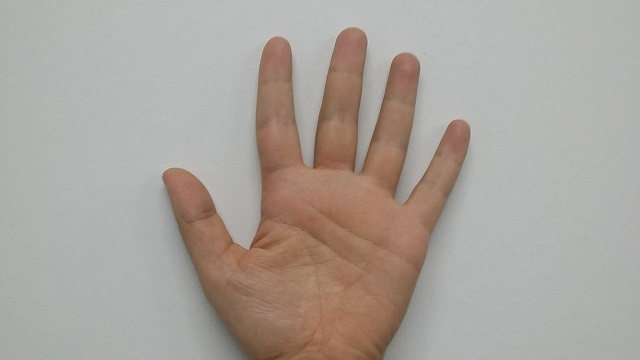
#> input picture python/data/hand.jpg, 640 x 360 px, found by its file name
$ python 0714.py
#> lines starting #> are read from the running program, lines starting #| are printed output that depends on the picture; long printed decimals are rounded
# 0714.py
import cv2
import numpy as np
#1
src = cv2.imread('python/data/hand.jpg')
#> src is the input picture: shape (360, 640, 3); mean B, G, R 155.8, 162.5, 170.2
##src = cv2.imread('./data/flower.jpg')
hsv = cv2.cvtColor(src, cv2.COLOR_BGR2HSV)
#> hsv: shape (360, 640, 3); mean H, S, V 47.8, 27.2, 171.6

data = src.reshape((-1,3)).astype(np.float32)
##data = hsv.reshape((-1,3)).astype(np.float32)

#2
K = 2
term_crit=(cv2.TERM_CRITERIA_EPS+cv2.TERM_CRITERIA_MAX_ITER, 10, 1.0)
ret, labels, centers = cv2.kmeans(data, K, None, term_crit, 5,
                                  cv2.KMEANS_RANDOM_CENTERS)
#> ret = 62989312.6; centers = [[177, 179.1, 177.4], [92.9, 113.4, 148.8]]
print('centers.shape=', centers.shape)
#| centers.shape= (2, 3)
print('labels.shape=', labels.shape)
#| labels.shape= (230400, 1)
print('ret=', ret)
#| ret= 62989312.601

#3
centers = np.uint8(centers)
#> centers = [[177, 179, 177], [92, 113, 148]]
res   = centers[labels.flatten()]
dst  = res.reshape(src.shape)
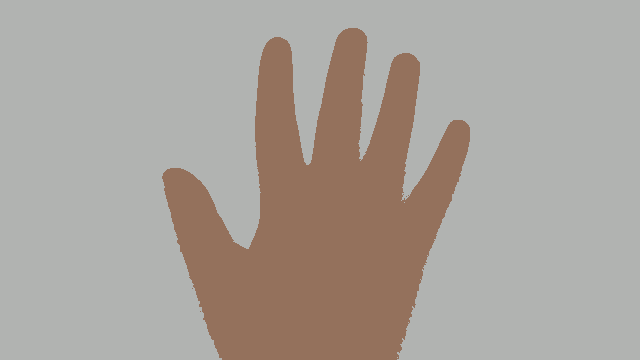
#> dst: shape (360, 640, 3); mean B, G, R 155.5, 162.3, 169.7

# [8 lines of commented-out code are left out]

cv2.imshow('dst',dst)
cv2.waitKey()
cv2.destroyAllWindows()
